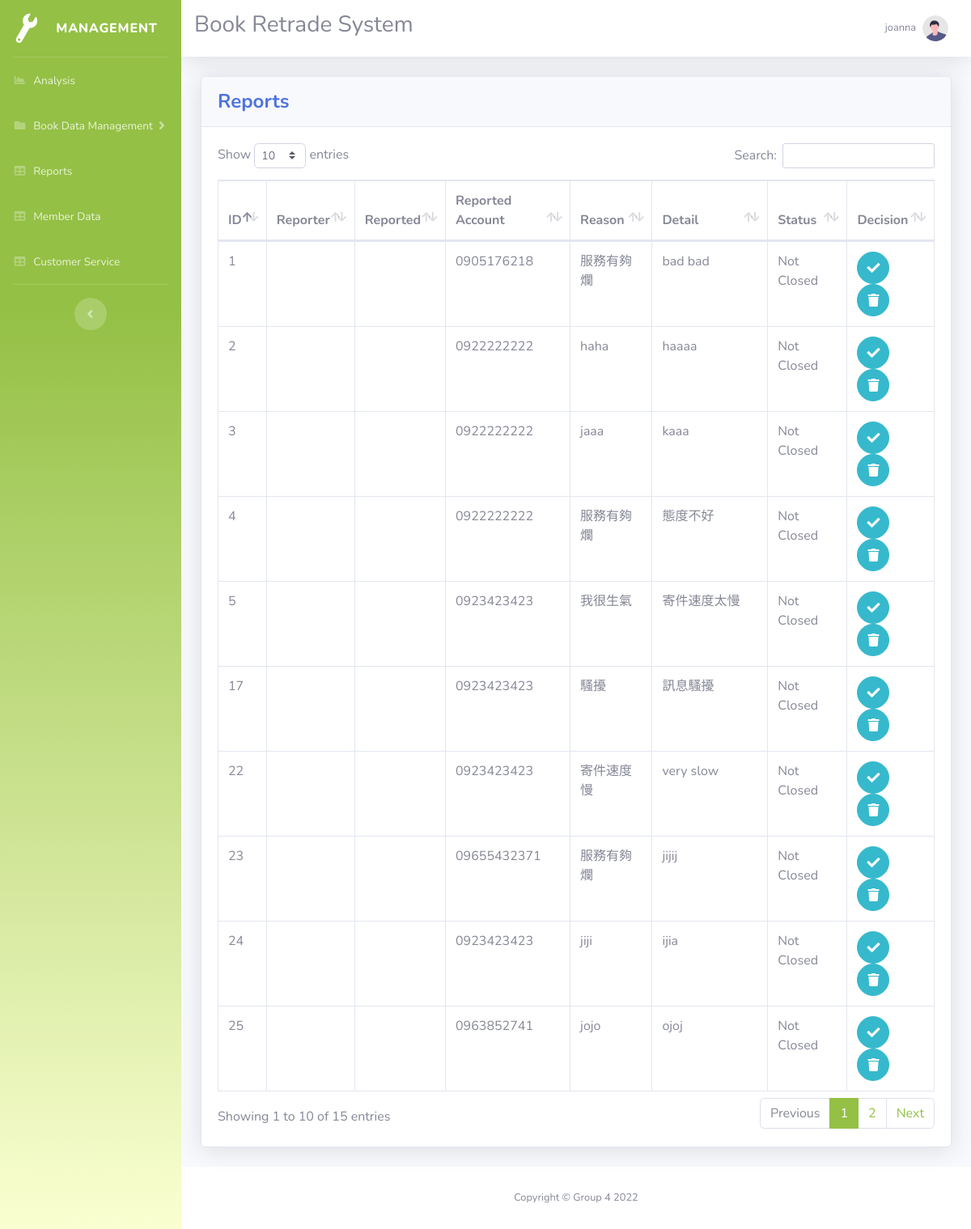
The page /report.php (signed in) on the database its author committed.
### tables this page shows
CREATE TABLE `report` (
  `report_id` int(50) NOT NULL,
  `report_write` varchar(50) NOT NULL,
  `report_name` varchar(50) NOT NULL,
  `reported_account` varchar(100) NOT NULL,
  `report_reason` varchar(100) NOT NULL,
  `report_content` varchar(200) NOT NULL,
  `report_end` int(11) NOT NULL
);

### developers2.php (called while the page is built)
<?php
include("database.php");
$db= $conn;
$tableName="report";
$columns= ['report_id', 'report_write','report_name','reported_account','report_reason','report_content', 'report_end'];
$fetchData = fetch_data($db, $tableName, $columns);
function fetch_data($db, $tableName, $columns){
 if(empty($db)){
  $msg= "Database connection error";
 }elseif (empty($columns) || !is_array($columns)) {
  $msg="columns Name must be defined in an indexed array";
 }elseif(empty($tableName)){
   $msg= "Table Name is empty";
}
else{
$columnName = implode(", ", $columns);
$query = "SELECT ".$columnName." FROM $tableName"." ORDER BY report_id DESC";
$result = $db->query($query);
if($result== true){
 if ($result->num_rows > 0) {
    $row= mysqli_fetch_all($result, MYSQLI_ASSOC);
    $msg= $row;
 } else {
    $msg= "No Data Found";
 }
}else{
  $msg= mysqli_error($db);
}
}
return $msg;
}
?>

### report.php (the view, shortened to what this page needs)
<?php
include("developers2.php");
?>
<!DOCTYPE html>
<html lang="en">
<head>
    <link href="vendor/fontawesome-free/css/all.min.css" rel="stylesheet" type="text/css">
    <link href="css/sb-admin-2.min.css" rel="stylesheet">
    <link href="vendor/datatables/dataTables.bootstrap4.min.css" rel="stylesheet">
</head>
<body id="page-top">
    <div id="wrapper">
        <ul class="navbar-nav bg-gradient-primary sidebar sidebar-dark accordion" id="accordionSidebar">
            <a class="sidebar-brand d-flex align-items-center justify-content-center" href="charts.php">
                <div class="sidebar-brand-icon rotate-n-15">
                      <i class="fas fa-fw fa-wrench"></i>
                </div>
<div class="sidebar-brand-text mx-3">Management</div>
            </a>
            <hr class="sidebar-divider my-0">
            <li class="nav-item ">
                <a class="nav-link" href="charts.php">
                    <i class="fas fa-fw fa-chart-area"></i>
                    <span>Analysis</span></a>
            </li>
            <li class="nav-item">
                <a class="nav-link collapsed" href="admin.php" data-toggle="collapse" data-target="#collapsePages"
                    aria-expanded="true" aria-controls="collapsePages">
                    <i class="fas fa-fw fa-folder"></i>
                    <span>Book Data Management</span>
                </a>
                <li class="nav-item ">
                <a class="nav-link" href="report.php">
                    <i class="fas fa-fw fa-table"></i>
                    <span>Reports</span></a>
            </li>
            </li>
            <li class="nav-item ">
                <a class="nav-link" href="Member_Info.php">
                    <i class="fas fa-fw fa-table"></i>
                    <span>Member Data</span></a>
            </li>
            <li class="nav-item ">
                <a class="nav-link" href="Customer_Service.php">
                    <i class="fas fa-fw fa-table"></i>
                    <span>Customer Service</span></a>
            </li>
            <hr class="sidebar-divider d-none d-md-block">
            <div class="text-center d-none d-md-inline">
                <button class="rounded-circle border-0" id="sidebarToggle"></button>
            </div>
        </ul>
        <div id="content-wrapper" class="d-flex flex-column">
            <div id="content">
                <nav class="navbar navbar-expand navbar-light bg-white topbar mb-4 static-top shadow">
                    <form class="form-inline">
                        <div>
                        <h3>Book Retrade System</h3></div>
                    </form>
                    <ul class="navbar-nav ml-auto">
                        <li class="nav-item dropdown no-arrow">
                            <a class="nav-link dropdown-toggle" href="#" id="userDropdown" role="button"
                                data-toggle="dropdown" aria-haspopup="true" aria-expanded="false">
                                <span class="mr-2 d-none d-lg-inline text-gray-600 small"> <?php echo $_SESSION['name']?></span>
                                <img class="img-profile rounded-circle"
                                    src="img/undraw_profile.svg">
                            </a>
                        </li>
                    </ul>
                </nav>
                <div class="container-fluid">
                    <div class="card shadow mb-4">
                        <div class="card-header py-3">
                            <h4 class="m-0 font-weight-bold text-primary">Reports</h4>
                        </div>
                        <div class="card-body">
                            <div class="table-responsive">
                                <table class="table table-bordered" id="dataTable" width="100%" cellspacing="0">
                                <thead>
                                        <tr>
                                            <th>ID</th>
                                            <th>Reporter</th>
                                            <th>Reported</th>
                                            <th>Reported Account</th>
                                            <th>Reason</th>
                                            <th>Detail</th>
                                            <th>Status</th>
                                            <th>Decision</th>
                                        </tr>
                                    </thead>
                                    <tbody>
                                    <?php
                                    if(is_array($fetchData)){
                                        foreach($fetchData as $data){
                                        ?>
                                        <tr>
                                        <td><?php echo $data['report_id']??''; ?></td>
                                        <td><?php echo $data['report_write']??''; ?></td>
                                        <td><?php echo $data['report_name']??''; ?></td>
                                        <td><?php echo $data['reported_account']??''; ?></td>
                                        <td><?php echo $data['report_reason']??''; ?></td>
                                        <td><?php echo $data['report_content']??''; ?></td>
                                        <td><?php if($data['report_end'] == 1) echo 'Reported';else if($data['report_end'] == 2) echo 'Denied'; else if($data['report_end'] == 0) echo 'Not Closed'; else echo "error"; ?></td>
                                        <td><a href = "#" onclick="ConfirmReport1('<?php echo $data['report_id']; ?>', '<?php echo $data['reported_account']; ?>', '<?php echo $data['report_end']; ?>')"class="btn btn-info btn-circle"><i class="fas fa-check"></i></a> <a href = "#" onclick="ConfirmReport2('<?php echo $data['report_id']; ?>','<?php echo $data['report_end']; ?>')"class="btn btn-info btn-circle"><i class="fas fa-trash"></i></i></a>
                                        </tr>
                                        <?php
                                        ;}}else{ ?>
                                            <tr>
                                             <td colspan="8">No data found</td>
                                            </tr>
                                         <?php } ?>
                                    </tbody>
                                </table>
                            </div>
                        </div>
                    </div>
                </div>
            </div>
            <footer class="sticky-footer bg-white">
                <div class="container my-auto">
                    <div class="copyright text-center my-auto">
                        <span>Copyright &copy; Group 4 2022</span>
                    </div>
                </div>
            </footer>
        </div>
    </div>
</body>

### rows shown on the page
report: report_id "25", reported_account "0963852741", report_reason "jojo", report_content "ojoj", report_end "Not Closed"
report: report_id "24", reported_account "0923423423", report_reason "jiji", report_content "ijia", report_end "Not Closed"
report: report_id "23", reported_account "09655432371", report_reason "服務有夠爛", report_content "jijij", report_end "Not Closed"
report: report_id "22", reported_account "0923423423", report_reason "寄件速度慢", report_content "very slow", report_end "Not Closed"
report: report_id "17", reported_account "0923423423", report_reason "騷擾", report_content "訊息騷擾", report_end "Not Closed"
report: report_id "5", reported_account "0923423423", report_reason "我很生氣", report_content "寄件速度太慢", report_end "Not Closed"
report: report_id "4", reported_account "0922222222", report_reason "服務有夠爛", report_content "態度不好", report_end "Not Closed"
report: report_id "3", reported_account "0922222222", report_reason "jaaa", report_content "kaaa", report_end "Not Closed"
report: report_id "2", reported_account "0922222222", report_reason "haha", report_content "haaaa", report_end "Not Closed"
report: report_id "1", reported_account "0905176218", report_reason "服務有夠爛", report_content "bad bad", report_end "Not Closed"

### other values the page prints
$_SESSION['name'] "joanna"
